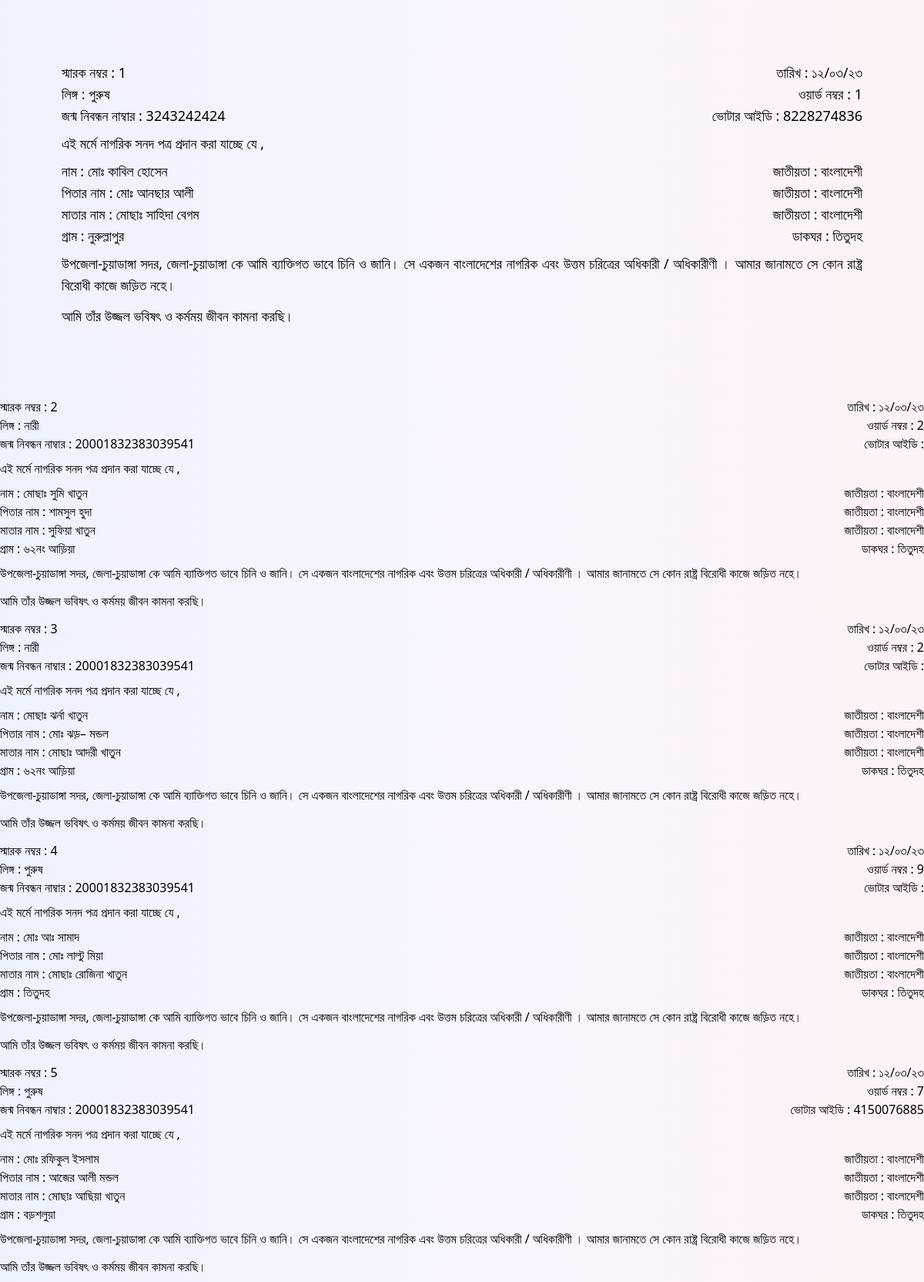
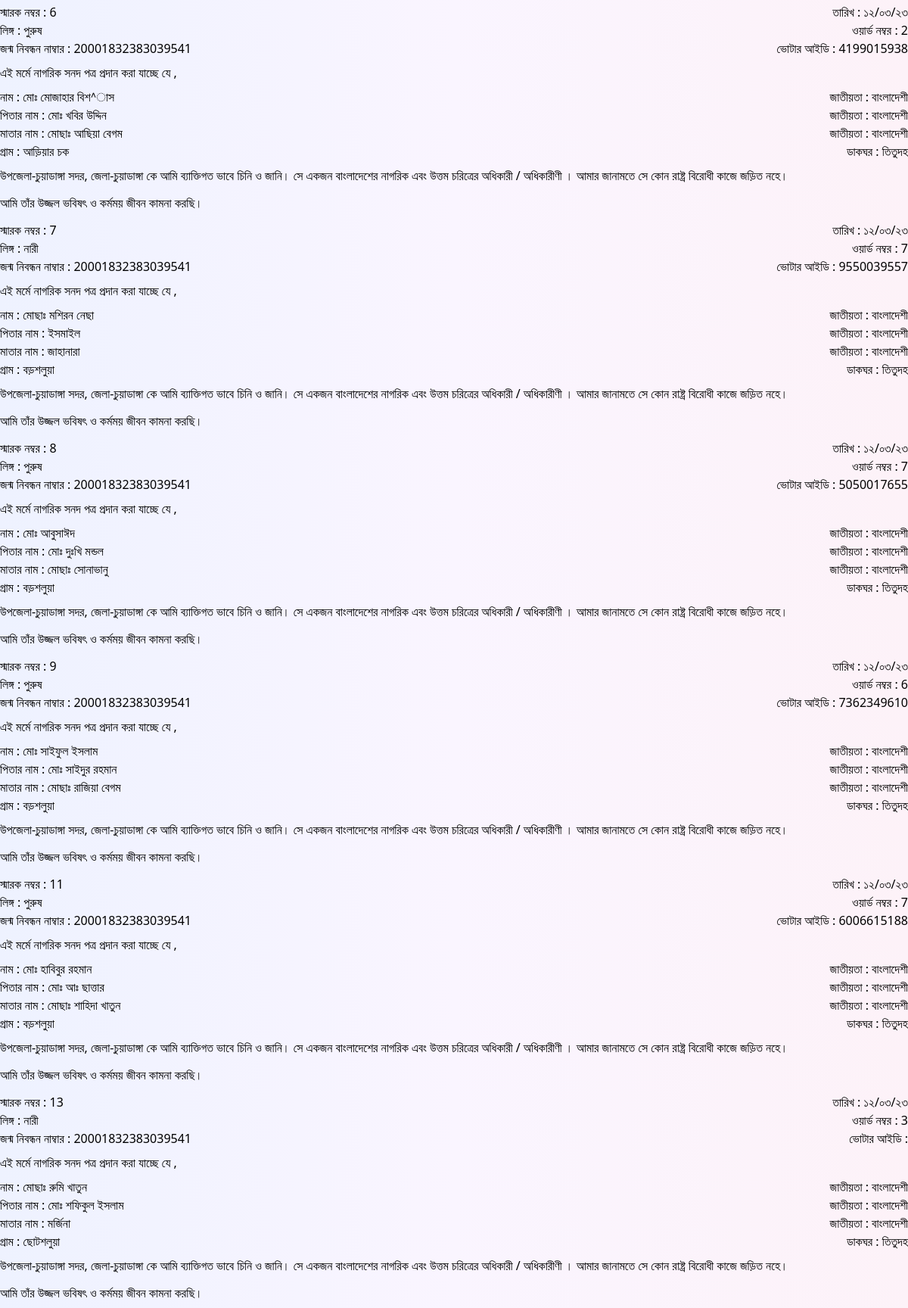
The app's page /nagorikreport.php (upper part) with its own data (2 pictures, top to bottom).
### tables this page shows
CREATE TABLE `nagorik` (
  `id` int(11) NOT NULL,
  `sarok` varchar(255) NOT NULL,
  `name` varchar(255) NOT NULL,
  `fathername` varchar(255) NOT NULL,
  `mothername` varchar(255) NOT NULL,
  `husband` varchar(255) NOT NULL,
  `gram` varchar(255) NOT NULL,
  `word` varchar(255) NOT NULL,
  `birthno` varchar(255) NOT NULL,
  `voterid` varchar(255) NOT NULL,
  `mobileno` varchar(255) NOT NULL,
  `gender` varchar(255) NOT NULL,
  `dakghor` varchar(255) NOT NULL,
  `date` varchar(255) NOT NULL
);

### nagorikreport.php (the view, shortened to what this page needs)
<!DOCTYPE html>
<html lang="en" dir="ltr">
<head>
    <script src="https://cdn.tailwindcss.com"></script>
</head>
<body class='bg-gradient-to-r from-indigo-50 via-purple-50 to-pink-50 z-40 mb-10'>
    <div class='px-20 py-20 relative text-lg'>
        <?php
        $query = "SELECT * FROM `nagorik`";
        $poriciti = mysqli_query($con, $query);
        while ($row = mysqli_fetch_assoc($poriciti)) {
        ?>
            <div class="flex justify-between items-center">
                <p class=''>স্মারক নম্বর : <span><?= $row['sarok'] ?></span></p>
                <p class=''>তারিখ : ১২/০৩/২৩</p>
            </div>
            <div class="flex justify-between items-start">
                <p>লিঙ্গ : <span><?= $row['gender'] ?></span> </p>
                <p class=''>ওয়ার্ড নম্বর : <span><?= $row['word'] ?></span></p>
            </div>
            <div class="flex justify-between items-start">
                <p>জন্ম নিবন্ধন নাম্বার : <span><?= $row['birthno'] ?></span> </p>
                <p>ভোটার আইডি : <span><?= $row['voterid'] ?></span> </p>
            </div>
            <p class="my-2">এই মর্মে নাগরিক সনদ পত্র প্রদান করা যাচ্ছে যে ,</p>
            <div class="flex justify-between items-start">
                <p>নাম : <span><?= $row['name'] ?></span> </p>
                <p>জাতীয়তা : বাংলাদেশী </p>
            </div>
            <div class="flex justify-between items-start">
                <p>পিতার নাম : <span><?= $row['fathername'] ?></span> </p>
                <p>জাতীয়তা : বাংলাদেশী </p>
            </div>
            <div class="flex justify-between items-start">
                <p>মাতার নাম : <span><?= $row['mothername'] ?></span> </p>
                <p>জাতীয়তা : বাংলাদেশী </p>
            </div>
            <div class="flex justify-between items-start">
                <p>গ্রাম : <span><?= $row['gram'] ?></span> </p>
                <p>ডাকঘর : <span><?= $row['dakghor'] ?></span></p>
            </div>
            <p class="text-justify my-2">উপজেলা-চুয়াডাঙ্গা সদর, জেলা-চুয়াডাঙ্গা কে আমি ব্যাক্তিগত ভাবে চিনি ও জানি। সে
                একজন বাংলাদেশের নাগরিক এবং উত্তম চরিত্রের অধিকারী / অধিকারীণী । আমার
                জানামতে সে কোন রাষ্ট্র বিরোধী কাজে জড়িত নহে।
            </p>
            <p class="my-3">আমি তাঁর উজ্জল ভবিষৎ ও কর্মময় জীবন কামনা করছি।</p>
    </div>
<?php
        }
?>
</body>
</html>

### records on screen
nagorik: sarok "1", gender "পুরুষ", word "1", birthno "3243242424", voterid "8228274836", name "মোঃ কাবিল হোসেন", fathername "মোঃ আনছার আলী", mothername "মোছাঃ সাহিদা বেগম", gram "নুরুল্লাপুর", dakghor "তিতুদহ"
nagorik: sarok "2", gender "নারী", word "2", birthno "20001832383039541", name "মোছাঃ সুমি খাতুন", fathername "শামসুল হুদা", mothername "সুফিয়া খাতুন", gram "৬২নং আড়িয়া", dakghor "তিতুদহ"
nagorik: sarok "3", gender "নারী", word "2", birthno "20001832383039541", name "মোছাঃ ঝর্না খাতুন", fathername "মোঃ ঝড়– মন্ডল", mothername "মোছাঃ আদরী খাতুন", gram "৬২নং আড়িয়া", dakghor "তিতুদহ"
nagorik: sarok "4", gender "পুরুষ", word "9", birthno "20001832383039541", name "মোঃ আঃ সামাদ", fathername "মোঃ লাল্টু মিয়া", mothername "মোছাঃ রোজিনা খাতুন", gram "তিতুদহ", dakghor "তিতুদহ"
nagorik: sarok "5", gender "পুরুষ", word "7", birthno "20001832383039541", voterid "4150076885", name "মোঃ রফিকুল ইসলাম", fathername "আজের আলী মন্ডল", mothername "মোছাঃ আছিয়া খাতুন", gram "বড়শলুয়া", dakghor "তিতুদহ"
nagorik: sarok "6", gender "পুরুষ", word "2", birthno "20001832383039541", voterid "4199015938", name "মোঃ মোজাহার বিশ^াস", fathername "মোঃ খবির উদ্দিন", mothername "মোছাঃ আছিয়া বেগম", gram "আড়িয়ার চক", dakghor "তিতুদহ"
nagorik: sarok "7", gender "নারী", word "7", birthno "20001832383039541", voterid "9550039557", name "মোছাঃ মশিরন নেছা", fathername "ইসমাইল", mothername "জাহানারা", gram "বড়শলুয়া", dakghor "তিতুদহ"
nagorik: sarok "8", gender "পুরুষ", word "7", birthno "20001832383039541", voterid "5050017655", name "মোঃ আবুসাঈদ", fathername "মোঃ দুঃখি মন্ডল", mothername "মোছাঃ সোনাভানু", gram "বড়শলুয়া", dakghor "তিতুদহ"
nagorik: sarok "9", gender "পুরুষ", word "6", birthno "20001832383039541", voterid "7362349610", name "মোঃ সাইফুল ইসলাম", fathername "মোঃ সাইদুর রহমান", mothername "মোছাঃ রাজিয়া বেগম", gram "বড়শলুয়া", dakghor "তিতুদহ"
nagorik: sarok "11", gender "পুরুষ", word "7", birthno "20001832383039541", voterid "6006615188", name "মোঃ হাবিবুর রহমান", fathername "মোঃ আঃ ছাত্তার", mothername "মোছাঃ শাহিদা খাতুন", gram "বড়শলুয়া", dakghor "তিতুদহ"
nagorik: sarok "13", gender "নারী", word "3", birthno "20001832383039541", name "মোছাঃ রুমি খাতুন", fathername "মোঃ শফিকুল ইসলাম", mothername "মর্জিনা", gram "ছোটশলুয়া", dakghor "তিতুদহ"
